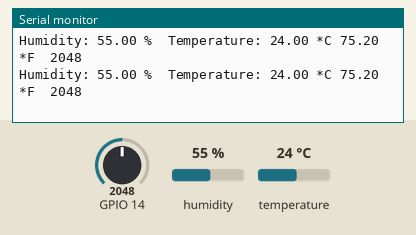
The sketch below on a simulated ESP32. On the bench: the last lines printed to the serial monitor. The inputs (shaded band) are chosen by the test bench; at power-on: temperature 24 °C, GPIO 14 = 2048, humidity 55 %. WiFi joins after 1.5 s; servers stay silent unless stated.

Above: at 2.8 s.
2.9 s: temperature set to 41 °C
At 4.0 s:
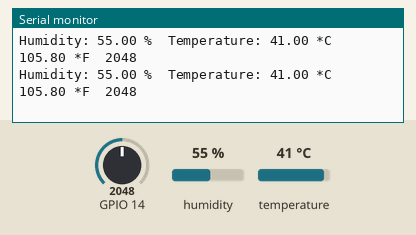
8.9 s: GPIO 14 set to 491
At 10.0 s:
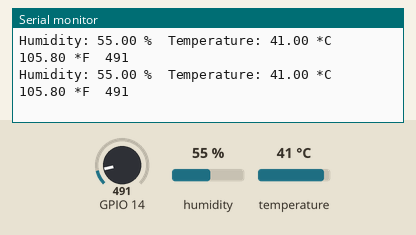

Measured:
- after the input at 2.9 s, the serial monitor: prints a new line after 0.75 s (image 1)
- after the input at 8.9 s, the serial monitor: prints a new line at once (image 2)

The sketch:

air_quality_monitoring_system.ino
```cpp
#include <WiFi.h>
#include "DHT.h"
#include <Wire.h>
#define DHTPIN 13
#define DHTTYPE DHT11

DHT dht(DHTPIN, DHTTYPE);
const char* ssid     = "Rendy"; // Your ssid
const char* password = "12345678"; // Your Password
char status;
WiFiServer server(80);

void setup() {
  Serial.begin(115200);
  delay(100);
  dht.begin();

  Serial.print("Connecting to ");
  Serial.println(ssid);
  WiFi.begin(ssid, password);
  while (WiFi.status() != WL_CONNECTED) {
    delay(500);
    Serial.print(".");
  }
  Serial.println("");
  Serial.println("WiFi is connected");
  server.begin();
  Serial.println("Server started");
  Serial.println(WiFi.localIP());
}

void loop() {
  int ldrValue = analogRead(14); // read analog input pin 0
  Serial.println(ldrValue); // prints the value read
  float h = dht.readHumidity();
  // Read temperature as Celsius (the default)
  float t = dht.readTemperature();
  // Read temperature as Fahrenheit (isFahrenheit = true)
  float f = dht.readTemperature(true);
  // Check if any reads failed and exit early (to try again).
  if (isnan(h) || isnan(t) || isnan(f)) {
    Serial.println("Failed to read from DHT sensor!");
    return;
  }

  Serial.print("Humidity: ");
  Serial.print(h);
  Serial.print(" %\t");
  Serial.print("Temperature: ");
  Serial.print(t);
  Serial.print(" *C ");
  Serial.print(f);
  Serial.print(" *F\t");
  WiFiClient client = server.available();

  client.println("HTTP/1.1 200 OK");
  client.println("Content-Type: text/html");
  client.println("Connection: close");  // the connection will be closed after completion of the response
  client.println("Refresh: 10");  // update the page after 10 sec
  client.println();
  client.println("<!DOCTYPE HTML>");
  client.println("<html>");
  client.println("<head>");
  client.println("<style>html { font-family: Fantasy; display: block; margin: 0px auto; text-align: center;color: #333333; background-color: #ccffb3;}");
  client.println("body{margin-top: 50px;}");
  client.println("h1 {margin: 50px auto 30px; font-size: 50px; text-align: center;}");
  client.println(".side_adjust{display: inline-block;vertical-align: middle;position: relative;}");
  client.println(".text1{font-weight: 180; padding-left: 15px; font-size: 50px; width: 170px; text-align: left; color: #3498db;}");
  client.println(".data1{font-weight: 180; padding-left: 80px; font-size: 50px;color: #3498db;}");
  client.println(".text2{font-weight: 180; font-size: 50px; width: 170px; text-align: left; color: #3498db;}");
  client.println(".data2{font-weight: 180; padding-left: 150px; font-size: 50px;color: #3498db;}");
  client.println(".data{padding: 10px;}");
  client.println("</style>");
  client.println("</head>");
  client.println("<body>");
  client.println("<div id=\"webpage\">");
  client.println("<h1>ESP32 Weather Station</h1>");
  client.println("<div class=\"data\">");
  client.println("<div class=\"side_adjust text1\">Humidity:</div>");
  client.println("<div class=\"side_adjust data1\">");
  client.print(h);
  client.println("<div class=\"side_adjust text1\">%</div>");
  client.println("</div>");
  client.println("<div class=\"data\">");
  client.println("<div class=\"side_adjust text2\">Temperature:</div>");
  client.println("<div class=\"side_adjust data2\">");
  client.print(t);
  client.println("<div class=\"side_adjust text2\">*C</div>");
  client.print(f);
  client.println("<div class=\"side_adjust text1\">*F</div>");
  client.println("</div>");
  client.println("<div class=\"data\">");
  client.println("<div class=\"side_adjust text2\">Luminiousity:</div>");
  client.println("<div class=\"side_adjust data2\">");
  client.print(ldrValue);
  client.println("</div>");
  client.println("</div>");
  client.println("</body>");
  client.println("</html>");
}
```
